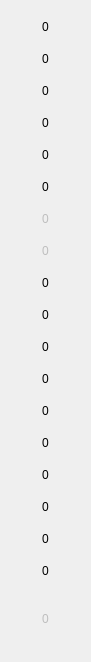
   <widget class="QWidget" name="gridLayoutWidget_7">
    <property name="geometry">
     <rect>
      <x>360</x>
      <y>40</y>
      <width>71</width>
      <height>642</height>
     </rect>
    </property>
    <layout class="QGridLayout" name="Dgrid">
     <property name="sizeConstraint">
      <enum>QLayout::SetDefaultConstraint</enum>
     </property>
     <property name="spacing">
      <number>0</number>
     </property>
     <item row="3" column="0">
      <widget class="QPushButton" name="D4">
       <property name="sizePolicy">
        <sizepolicy hsizetype="Fixed" vsizetype="Fixed">
         <horstretch>0</horstretch>
         <verstretch>0</verstretch>
        </sizepolicy>
       </property>
       <property name="minimumSize">
        <size>
         <width>69</width>
         <height>32</height>
        </size>
       </property>
       <property name="maximumSize">
        <size>
         <width>69</width>
         <height>32</height>
        </size>
       </property>
       <property name="text">
        <string>0</string>
       </property>
       <property name="flat">
        <bool>true</bool>
       </property>
      </widget>
     </item>
     <item row="15" column="0">
      <widget class="QPushButton" name="D16">
       <property name="sizePolicy">
        <sizepolicy hsizetype="Fixed" vsizetype="Fixed">
         <horstretch>0</horstretch>
         <verstretch>0</verstretch>
        </sizepolicy>
       </property>
       <property name="minimumSize">
        <size>
         <width>69</width>
         <height>32</height>
        </size>
       </property>
       <property name="maximumSize">
        <size>
         <width>69</width>
         <height>32</height>
        </size>
       </property>
       <property name="text">
        <string>0</string>
       </property>
       <property name="flat">
        <bool>true</bool>
       </property>
      </widget>
     </item>
     <item row="12" column="0">
      <widget class="QPushButton" name="D13">
       <property name="sizePolicy">
        <sizepolicy hsizetype="Fixed" vsizetype="Fixed">
         <horstretch>0</horstretch>
         <verstretch>0</verstretch>
        </sizepolicy>
       </property>
       <property name="minimumSize">
        <size>
         <width>69</width>
         <height>32</height>
        </size>
       </property>
       <property name="maximumSize">
        <size>
         <width>69</width>
         <height>32</height>
        </size>
       </property>
       <property name="text">
        <string>0</string>
       </property>
       <property name="flat">
        <bool>true</bool>
       </property>
      </widget>
     </item>
     <item row="14" column="0">
      <widget class="QPushButton" name="D15">
       <property name="sizePolicy">
        <sizepolicy hsizetype="Fixed" vsizetype="Fixed">
         <horstretch>0</horstretch>
         <verstretch>0</verstretch>
        </sizepolicy>
       </property>
       <property name="minimumSize">
        <size>
         <width>69</width>
         <height>32</height>
        </size>
       </property>
       <property name="maximumSize">
        <size>
         <width>69</width>
         <height>32</height>
        </size>
       </property>
       <property name="text">
        <string>0</string>
       </property>
       <property name="flat">
        <bool>true</bool>
       </property>
      </widget>
     </item>
     <item row="8" column="0">
      <widget class="QPushButton" name="D9">
       <property name="sizePolicy">
        <sizepolicy hsizetype="Fixed" vsizetype="Fixed">
         <horstretch>0</horstretch>
         <verstretch>0</verstretch>
        </sizepolicy>
       </property>
       <property name="minimumSize">
        <size>
         <width>69</width>
         <height>32</height>
        </size>
       </property>
       <property name="maximumSize">
        <size>
         <width>69</width>
         <height>32</height>
        </size>
       </property>
       <property name="text">
        <string>0</string>
       </property>
       <property name="flat">
        <bool>true</bool>
       </property>
      </widget>
     </item>
     <item row="2" column="0">
      <widget class="QPushButton" name="D3">
       <property name="sizePolicy">
        <sizepolicy hsizetype="Fixed" vsizetype="Fixed">
         <horstretch>0</horstretch>
         <verstretch>0</verstretch>
        </sizepolicy>
       </property>
       <property name="minimumSize">
        <size>
         <width>69</width>
         <height>32</height>
        </size>
       </property>
       <property name="maximumSize">
        <size>
         <width>69</width>
         <height>32</height>
        </size>
       </property>
       <property name="text">
        <string>0</string>
       </property>
       <property name="flat">
        <bool>true</bool>
       </property>
      </widget>
     </item>
     <item row="13" column="0">
      <widget class="QPushButton" name="D14">
       <property name="sizePolicy">
        <sizepolicy hsizetype="Fixed" vsizetype="Fixed">
         <horstretch>0</horstretch>
         <verstretch>0</verstretch>
        </sizepolicy>
       </property>
       <property name="minimumSize">
        <size>
         <width>69</width>
         <height>32</height>
        </size>
       </property>
       <property name="maximumSize">
        <size>
         <width>69</width>
         <height>32</height>
        </size>
       </property>
       <property name="text">
        <string>0</string>
       </property>
       <property name="flat">
        <bool>true</bool>
       </property>
      </widget>
     </item>
     <item row="0" column="0">
      <widget class="QPushButton" name="D1">
       <property name="sizePolicy">
        <sizepolicy hsizetype="Fixed" vsizetype="Fixed">
         <horstretch>0</horstretch>
         <verstretch>0</verstretch>
        </sizepolicy>
       </property>
       <property name="minimumSize">
        <size>
         <width>69</width>
         <height>32</height>
        </size>
       </property>
       <property name="maximumSize">
        <size>
         <width>69</width>
         <height>32</height>
        </size>
       </property>
       <property name="text">
        <string>0</string>
       </property>
       <property name="flat">
        <bool>true</bool>
       </property>
      </widget>
     </item>
     <item row="5" column="0">
      <widget class="QPushButton" name="D6">
       <property name="sizePolicy">
        <sizepolicy hsizetype="Fixed" vsizetype="Fixed">
         <horstretch>0</horstretch>
         <verstretch>0</verstretch>
        </sizepolicy>
       </property>
       <property name="minimumSize">
        <size>
         <width>69</width>
         <height>32</height>
        </size>
       </property>
       <property name="maximumSize">
        <size>
         <width>69</width>
         <height>32</height>
        </size>
       </property>
       <property name="text">
        <string>0</string>
       </property>
       <property name="flat">
        <bool>true</bool>
       </property>
      </widget>
     </item>
     <item row="16" column="0">
      <widget class="QPushButton" name="D17">
       <property name="sizePolicy">
        <sizepolicy hsizetype="Fixed" vsizetype="Fixed">
         <horstretch>0</horstretch>
         <verstretch>0</verstretch>
        </sizepolicy>
       </property>
       <property name="minimumSize">
        <size>
         <width>69</width>
         <height>32</height>
        </size>
       </property>
       <property name="maximumSize">
        <size>
         <width>69</width>
         <height>32</height>
        </size>
       </property>
       <property name="text">
        <string>0</string>
       </property>
       <property name="flat">
        <bool>true</bool>
       </property>
      </widget>
     </item>
     <item row="18" column="0" rowspan="2">
      <widget class="QPushButton" name="D19">
       <property name="enabled">
        <bool>false</bool>
       </property>
       <property name="sizePolicy">
        <sizepolicy hsizetype="Fixed" vsizetype="Fixed">
         <horstretch>0</horstretch>
         <verstretch>0</verstretch>
        </sizepolicy>
       </property>
       <property name="minimumSize">
        <size>
         <width>69</width>
         <height>64</height>
        </size>
       </property>
       <property name="maximumSize">
        <size>
         <width>69</width>
         <height>64</height>
        </size>
       </property>
       <property name="text">
        <string>0</string>
       </property>
       <property name="flat">
        <bool>true</bool>
       </property>
      </widget>
     </item>
     <item row="7" column="0">
      <widget class="QPushButton" name="D8">
       <property name="enabled">
        <bool>false</bool>
       </property>
       <property name="sizePolicy">
        <sizepolicy hsizetype="Fixed" vsizetype="Fixed">
         <horstretch>0</horstretch>
         <verstretch>0</verstretch>
        </sizepolicy>
       </property>
       <property name="minimumSize">
        <size>
         <width>69</width>
         <height>32</height>
        </size>
       </property>
       <property name="maximumSize">
        <size>
         <width>69</width>
         <height>32</height>
        </size>
       </property>
       <property name="text">
        <string>0</string>
       </property>
       <property name="flat">
        <bool>true</bool>
       </property>
      </widget>
     </item>
     <item row="9" column="0">
      <widget class="QPushButton" name="D10">
       <property name="sizePolicy">
        <sizepolicy hsizetype="Fixed" vsizetype="Fixed">
         <horstretch>0</horstretch>
         <verstretch>0</verstretch>
        </sizepolicy>
       </property>
       <property name="minimumSize">
        <size>
         <width>69</width>
         <height>32</height>
        </size>
       </property>
       <property name="maximumSize">
        <size>
         <width>69</width>
         <height>32</height>
        </size>
       </property>
       <property name="text">
        <string>0</string>
       </property>
       <property name="flat">
        <bool>true</bool>
       </property>
      </widget>
     </item>
     <item row="11" column="0">
      <widget class="QPushButton" name="D12">
       <property name="sizePolicy">
        <sizepolicy hsizetype="Fixed" vsizetype="Fixed">
         <horstretch>0</horstretch>
         <verstretch>0</verstretch>
        </sizepolicy>
       </property>
       <property name="minimumSize">
        <size>
         <width>69</width>
         <height>32</height>
        </size>
       </property>
       <property name="maximumSize">
        <size>
         <width>69</width>
         <height>32</height>
        </size>
       </property>
       <property name="text">
        <string>0</string>
       </property>
       <property name="flat">
        <bool>true</bool>
       </property>
      </widget>
     </item>
     <item row="1" column="0">
      <widget class="QPushButton" name="D2">
       <property name="sizePolicy">
        <sizepolicy hsizetype="Fixed" vsizetype="Fixed">
         <horstretch>0</horstretch>
         <verstretch>0</verstretch>
        </sizepolicy>
       </property>
       <property name="minimumSize">
        <size>
         <width>69</width>
         <height>32</height>
        </size>
       </property>
       <property name="maximumSize">
        <size>
         <width>69</width>
         <height>32</height>
        </size>
       </property>
       <property name="text">
        <string>0</string>
       </property>
       <property name="flat">
        <bool>true</bool>
       </property>
      </widget>
     </item>
     <item row="10" column="0">
      <widget class="QPushButton" name="D11">
       <property name="sizePolicy">
        <sizepolicy hsizetype="Fixed" vsizetype="Fixed">
         <horstretch>0</horstretch>
         <verstretch>0</verstretch>
        </sizepolicy>
       </property>
       <property name="minimumSize">
        <size>
         <width>69</width>
         <height>32</height>
        </size>
       </property>
       <property name="maximumSize">
        <size>
         <width>69</width>
         <height>32</height>
        </size>
       </property>
       <property name="text">
        <string>0</string>
       </property>
       <property name="flat">
        <bool>true</bool>
       </property>
      </widget>
     </item>
     <item row="17" column="0">
      <widget class="QPushButton" name="D18">
       <property name="sizePolicy">
        <sizepolicy hsizetype="Fixed" vsizetype="Fixed">
         <horstretch>0</horstretch>
         <verstretch>0</verstretch>
        </sizepolicy>
       </property>
       <property name="minimumSize">
        <size>
         <width>69</width>
         <height>32</height>
        </size>
       </property>
       <property name="maximumSize">
        <size>
         <width>69</width>
         <height>32</height>
        </size>
       </property>
       <property name="text">
        <string>0</string>
       </property>
       <property name="flat">
        <bool>true</bool>
       </property>
      </widget>
     </item>
     <item row="4" column="0">
      <widget class="QPushButton" name="D5">
       <property name="sizePolicy">
        <sizepolicy hsizetype="Fixed" vsizetype="Fixed">
         <horstretch>0</horstretch>
         <verstretch>0</verstretch>
        </sizepolicy>
       </property>
       <property name="minimumSize">
        <size>
         <width>69</width>
         <height>32</height>
        </size>
       </property>
       <property name="maximumSize">
        <size>
         <width>69</width>
         <height>32</height>
        </size>
       </property>
       <property name="text">
        <string>0</string>
       </property>
       <property name="flat">
        <bool>true</bool>
       </property>
      </widget>
     </item>
     <item row="6" column="0">
      <widget class="QPushButton" name="D7">
       <property name="enabled">
        <bool>false</bool>
       </property>
       <property name="sizePolicy">
        <sizepolicy hsizetype="Fixed" vsizetype="Fixed">
         <horstretch>0</horstretch>
         <verstretch>0</verstretch>
        </sizepolicy>
       </property>
       <property name="minimumSize">
        <size>
         <width>69</width>
         <height>32</height>
        </size>
       </property>
       <property name="maximumSize">
        <size>
         <width>69</width>
         <height>32</height>
        </size>
       </property>
       <property name="text">
        <string>0</string>
       </property>
       <property name="flat">
        <bool>true</bool>
       </property>
      </widget>
     </item>
    </layout>
   </widget>
